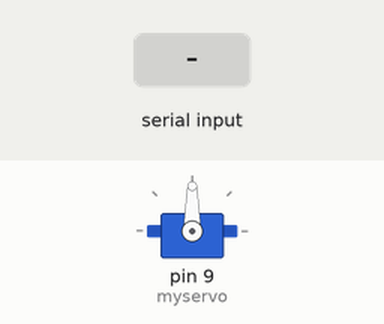
Recording of a sketch running on a simulated Arduino Uno, built with avr-gcc and run on an emulated ATmega328P. Shown: servo. The inputs (shaded band) are chosen by the test bench.

Above: at 1.2 s.
1.3 s: byte 30 received over Serial
At 2.2 s:
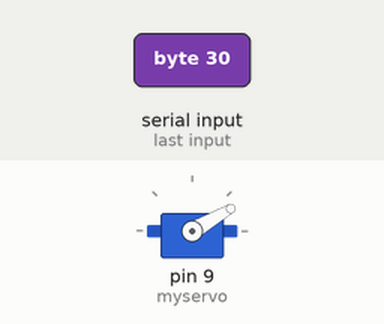
2.8 s: byte 120 received over Serial
At 3.4 s:
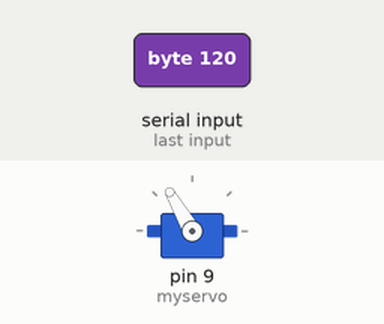
Timing chart, 0 to 5.8 s (numbered marks = the images above; inputs shaded):
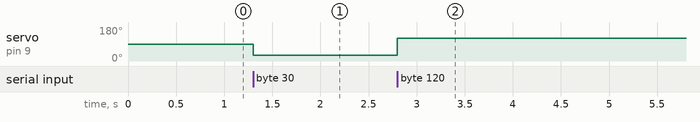

Measured:
- after the input at 1.3 s, servo on pin 9 (myservo): 90° → 30° at once
- after the input at 2.8 s, servo on pin 9 (myservo): 30° → 120° at once

The sketch:

reciever_modbus.ino
```cpp
#include <Servo.h>
Servo myservo;

void setup()
{
  Serial.begin(9600);
  myservo.attach(9);
}

void loop()
{

  if (Serial.available()) {
    int angle = Serial.read();
    if(angle<=180)
    {
      myservo.write(angle);
    }
  }
}  
```
